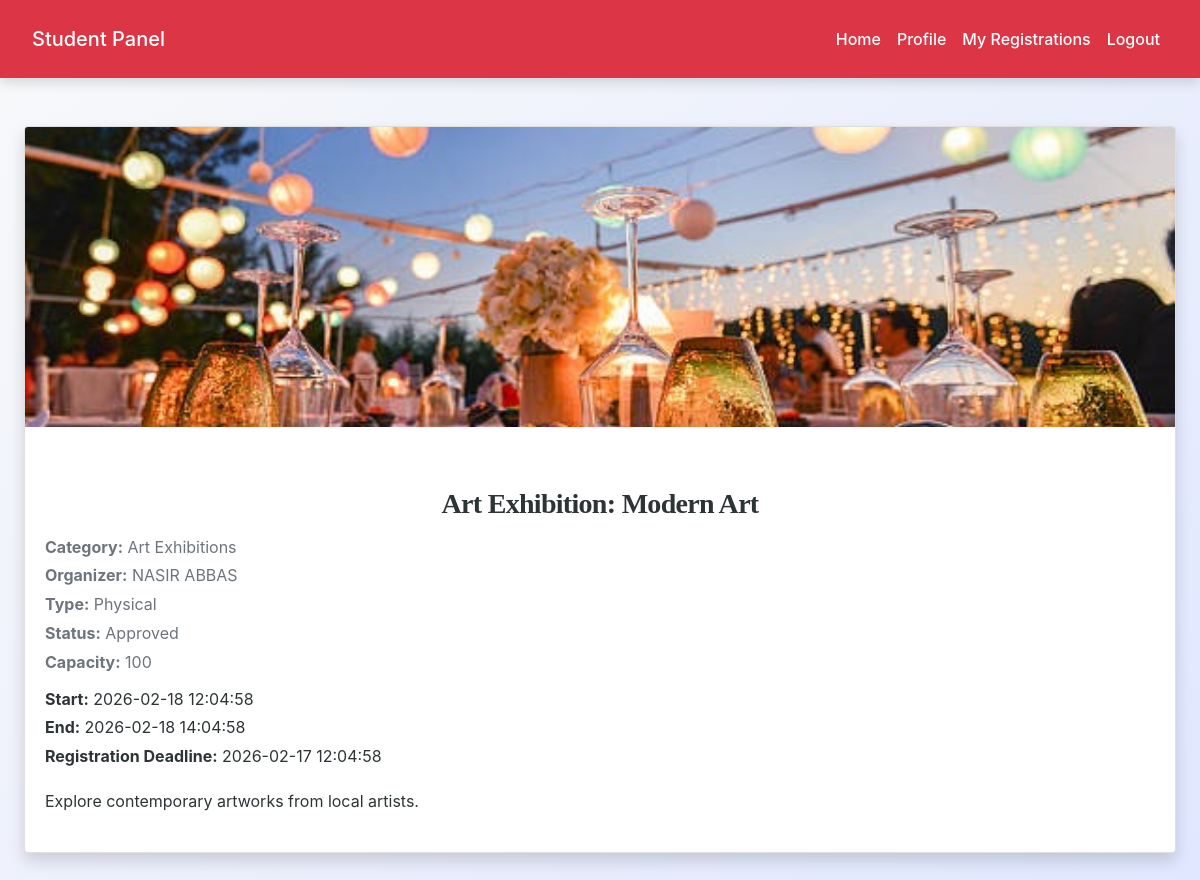
The page /student/event_details.php?event_id=1 (signed in) on the database its author committed.
### tables this page shows
CREATE TABLE `events` (
  `event_id` int(11) NOT NULL,
  `title` varchar(255) NOT NULL,
  `description` text NOT NULL,
  `organizer_id` int(11) NOT NULL,
  `category_id` int(11) DEFAULT NULL,
  `event_type` enum('physical','virtual') NOT NULL DEFAULT 'physical',
  `venue` varchar(255) DEFAULT NULL,
  `meeting_link` varchar(255) DEFAULT NULL,
  `start_datetime` datetime NOT NULL,
  `end_datetime` datetime NOT NULL,
  `capacity` int(11) DEFAULT 0,
  `registration_deadline` datetime DEFAULT NULL,
  `status` enum('pending','approved','rejected','cancelled','completed') DEFAULT 'pending',
  `banner_image` varchar(255) DEFAULT NULL,
  `created_at` datetime DEFAULT current_timestamp(),
  `updated_at` datetime DEFAULT current_timestamp() ON UPDATE current_timestamp()
);

CREATE TABLE `event_categories` (
  `id` int(11) NOT NULL,
  `name` varchar(100) NOT NULL
);

CREATE TABLE `users` (
  `id` int(11) NOT NULL,
  `role` enum('Student','Faculty','Event Organizer') NOT NULL,
  `department` varchar(100) NOT NULL,
  `first_name` varchar(100) NOT NULL,
  `last_name` varchar(100) NOT NULL,
  `email` varchar(150) NOT NULL,
  `password_hash` varchar(255) NOT NULL,
  `phone` varchar(20) DEFAULT NULL,
  `profile_image` varchar(255) DEFAULT NULL,
  `system_notifications` tinyint(1) DEFAULT 1,
  `status` enum('pending','active','suspended') DEFAULT 'pending',
  `created_at` timestamp NOT NULL DEFAULT current_timestamp(),
  `updated_at` timestamp NOT NULL DEFAULT current_timestamp() ON UPDATE current_timestamp()
);

### student/event_details.php (the view, shortened to what this page needs)
<?php
include('config.php');
$event_id = intval($_GET['event_id'] ?? 0);
$sql = "
SELECT
    e.*,
    c.name AS category_name,
    u.first_name AS organizer_first,
    u.last_name AS organizer_last
FROM events e
LEFT JOIN event_categories c ON e.category_id = c.id
LEFT JOIN users u ON e.organizer_id = u.id
WHERE e.event_id = ? AND e.status='approved'
";
$stmt = $conn->prepare($sql);
$stmt->bind_param("i", $event_id);
$stmt->execute();
$result = $stmt->get_result();
$event = $result->fetch_assoc();
?>
<!DOCTYPE html>
<html lang="en">
<head>
    <link rel="stylesheet" href="https://maxcdn.bootstrapcdn.com/bootstrap/4.5.2/css/bootstrap.min.css">
    <link rel="stylesheet" href="../css/style.css">
</head>
<body>
<?php include('navbar.php'); ?>
<div class="container mt-5">
    <div class="card shadow mb-4">
        <?php if (!empty($event['banner_image'])): ?>
            <img src="../images/<?= htmlspecialchars($event['banner_image']); ?>" class="card-img-top" style="height:300px; object-fit:cover;">
        <?php endif; ?>
        <div class="card-body">
            <h3 class="card-title"><?= htmlspecialchars($event['title']); ?></h3>
            <p class="text-muted mb-2">
                <strong>Category:</strong> <?= htmlspecialchars($event['category_name'] ?? 'N/A'); ?><br>
                <strong>Organizer:</strong> <?= htmlspecialchars($event['organizer_first'].' '.$event['organizer_last']); ?><br>
                <strong>Type:</strong> <?= ucfirst($event['event_type']); ?><br>
                <strong>Status:</strong> <?= ucfirst($event['status']); ?><br>
                <strong>Capacity:</strong> <?= intval($event['capacity']); ?>
            </p>
            <p>
                <strong>Start:</strong> <?= $event['start_datetime']; ?><br>
                <strong>End:</strong> <?= $event['end_datetime']; ?><br>
                <strong>Registration Deadline:</strong> <?= $event['registration_deadline'] ?? 'N/A'; ?>
            </p>
            <p><?= nl2br(htmlspecialchars($event['description'])); ?></p>
        </div>
    </div>
</div>
</body>
</html>

### css/style.css (style rules this page uses)
:root { --primary: #007bff; --secondary: #6c757d; --success: #28a745; --info: #17a2b8; --warning: #ffc107; --danger: #dc3545; --light: #f8f9fa; --dark: #2d3436; --accent: #ff6f61; --highlight: #6f42c1; --shadow: rgba(0, 0, 0, 0.15); --transition: all 0.3s ease-in-out; }
body { font-family: 'Inter', 'Segoe UI', Tahoma, Geneva, Verdana, sans-serif; background: linear-gradient(135deg, var(--light) 0%, #e0e7ff 100%); color: var(--dark); line-height: 1.8; margin: 0; padding: 0; min-height: 100vh; font-size: 16px; }
h1, h2, h3, h4 { text-align: center; margin: 2.5rem 0; font-family: 'Georgia', 'Times New Roman', serif; color: var(--dark); font-weight: 700; letter-spacing: -0.025em; }
h3 { font-size: 1.75rem; }
.container { max-width: 1200px; margin: 0 auto 3rem; padding: 0 1.5rem; }

### rows shown on the page
events: banner_image (picture), title "Art Exhibition: Modern Art", category.name "Art Exhibitions", organizer.last_name "NASIR ABBAS", event_type "Physical", status "Approved", capacity "100", start_datetime "2026-02-18 12:04:58", end_datetime "2026-02-18 14:04:58", registration_deadline "2026-02-17 12:04:58", description "Explore contemporary artworks from local artists."
